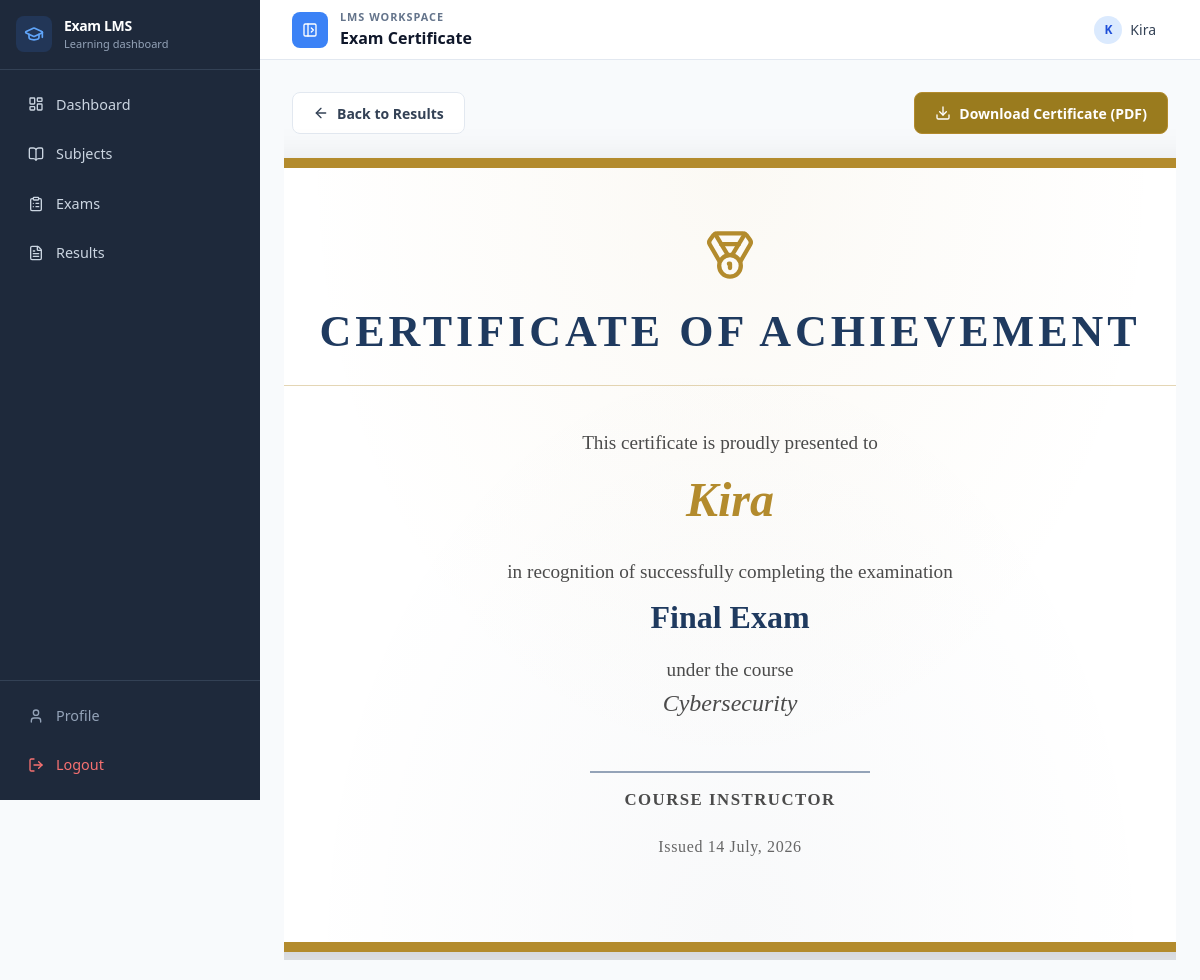
The page /certificate/56/ (signed in) on the database its author committed.
### exam_system/models.py (models this page shows, shortened)
class Exam(models.Model):
    subject = models.ForeignKey(Subject, on_delete=models.CASCADE)
    title = models.CharField(max_length=200)
    description = models.TextField(blank=True, null=True)
    duration = models.IntegerField(null=True, blank=True, help_text="Minutes allowed; ignored when duration_enabled is False.")
    duration_enabled = models.BooleanField(default=True, help_text="When disabled, students have unlimited time.")
    total_questions = models.IntegerField(
        validators=[MaxValueValidator(settings.MAX_QUESTIONS_PER_EXAM)]
    )
    randomize_questions = models.BooleanField(default=True)
    is_active = models.BooleanField(default=True, help_text="Instructors can manually open/close an exam regardless of the time window.")
    questions = models.ManyToManyField('Question', blank=True, related_name='exams')
    is_archived = models.BooleanField(default=False)
    available_from = models.DateTimeField(null=True, blank=True, help_text="Earliest date & time students can start the exam.")
    available_until = models.DateTimeField(null=True, blank=True, help_text="Latest date & time students can start the exam.")

class Subject(models.Model):
    name = models.CharField(max_length=100)
    code = models.CharField(max_length=20, blank=True, null=True)
    description = models.TextField(blank=True, null=True)
    instructor = models.ForeignKey(User, on_delete=models.CASCADE)
    students = models.ManyToManyField(User, related_name="subjects", blank=True)
    created_at = models.DateTimeField(auto_now_add=True, null=True)
    is_archived = models.BooleanField(default=False, db_index=True)
    archived_at = models.DateTimeField(null=True, blank=True)

class ExamAttempt(models.Model):
    STATUS_CHOICES = (
        ('not_started', 'Not Started'),
        ('in_progress', 'In Progress'),
        ('completed', 'Completed'),
    )
    student = models.ForeignKey(User, on_delete=models.CASCADE)
    exam = models.ForeignKey(Exam, on_delete=models.CASCADE)
    status = models.CharField(max_length=20, choices=STATUS_CHOICES, default='not_started')
    score = models.IntegerField(default=0)
    total_questions = models.IntegerField(default=0)
    percentage_score = models.FloatField(default=0.0)
    integrity_score = models.IntegerField(default=100)
    risk_level = models.CharField(max_length=20, default="LOW")
    start_time = models.DateTimeField(auto_now_add=True)
    end_time = models.DateTimeField(null=True, blank=True)
    last_updated = models.DateTimeField(auto_now=True)

### exam_system/decorators.py (the view)
        def wrapper(request, *args, **kwargs):
            try:
                profile = Profile.objects.get(user=request.user)
            except Profile.DoesNotExist:
                if request.headers.get('X-Requested-With') == 'XMLHttpRequest':
                    return JsonResponse({'error': 'Profile not found.'}, status=403)
                messages.error(request, "Profile not found.")
                return redirect('login')
            if profile.role != role:
                if request.headers.get('X-Requested-With') == 'XMLHttpRequest':
                    return JsonResponse({'error': f'Access denied: {role.capitalize()} only.'}, status=403)
                messages.error(request, f"Access denied: {role.capitalize()} only.")
                return redirect('home')
            return view_func(request, *args, **kwargs)

### exam_system/views.py (called while the page is built)
@login_required
@student_required
def certificate(request, result_id):
    result = get_object_or_404(ExamResult, id=result_id, student=request.user)
    attempt = ExamAttempt.objects.filter(student=request.user, exam=result.exam, status='completed').first()
    if not attempt:
        return redirect('my_results')
    return render(request, 'certificate.html', {
        'result': result,
        'attempt': attempt,
        'student': result.student,
        'exam': result.exam,
        'subject': result.exam.subject,
    })

### exam_system/templates/certificate.html (shortened to what this page needs)
{% extends 'base.html' %}
{% load custom_filters %}
{% block page_heading %}Exam Certificate{% endblock %}
{% block content %}
<div class="certificate-wrapper">
    <div class="certificate-actions no-print">
        <a href="{% url 'my_results' %}" class="btn-secondary" onclick="smartBack(this); return false;">
            <i data-lucide="arrow-left" class="w-4 h-4"></i>
            Back to Results
        </a>
        <button id="downloadCertificate" class="btn-primary" type="button">
            <i data-lucide="download" class="w-4 h-4"></i>
            Download Certificate (PDF)
        </button>
    </div>
    <div class="certificate-frame" id="certificate">
        <span class="cert-flourish left" aria-hidden="true">
        </span>
        <span class="cert-flourish right" aria-hidden="true">
        </span>
        <div class="cert-watermark" aria-hidden="true">
        </div>
        <div class="certificate-inner">
            <div class="certificate-header">
                <div class="certificate-logo">
                    <i data-lucide="medal"></i>
                </div>
                <h1 class="certificate-title">Certificate of Achievement</h1>
            </div>
            <div class="certificate-body">
                <p class="certificate-intro">This certificate is proudly presented to</p>
                <div class="certificate-name">{{ student.username }}</div>
                <p class="certificate-intro">in recognition of successfully completing the examination</p>
                <div class="certificate-exam">{{ exam.title }}</div>
                <p class="certificate-intro">under the course</p>
                <div class="certificate-subject">{{ subject.name }}</div>
            </div>
            <div class="certificate-footer">
                <div class="signature-area">
                    <div class="footer-block">
                        <div class="footer-line"></div>
                        <span class="footer-label">Course Instructor</span>
                        <span class="cert-issued">Issued {{ attempt.start_time|date:"d F, Y" }}</span>
                    </div>
                </div>
            </div>
        </div>
    </div>
</div>
{% endblock %}

### exam_system/templates/base.html (shortened to what this page needs)
<!DOCTYPE html>
<html lang="en">
<head>
    <script src="https://cdn.tailwindcss.com"></script>
</head>
<body class="bg-slate-50 font-sans text-slate-900">
    <div class="app-shell">
        <aside id="sidebar" class="sidebar">
            <div class="sidebar-brand flex items-center gap-3 border-b border-slate-700 p-4">
                <a href="{% if user.profile.role == 'instructor' %}{% url 'instructor_dashboard' %}{% else %}{% url 'student_dashboard' %}{% endif %}"
                   class="flex items-center gap-3">
                    <div class="flex h-9 w-9 shrink-0 items-center justify-center rounded-lg bg-blue-500/15 text-blue-400">
                        <i data-lucide="graduation-cap" class="h-5 w-5"></i>
                    </div>
                    <div class="brand-label min-w-0">
                        <h1 class="text-sm font-bold tracking-tight text-white">Exam LMS</h1>
                        <p class="text-[11px] text-slate-400">Learning dashboard</p>
                    </div>
                </a>
            </div>
            <nav class="flex flex-col gap-1 p-3">
                {% if user.is_authenticated %}
                <a href="{% if user.profile.role == 'instructor' %}{% url 'instructor_dashboard' %}{% else %}{% url 'student_dashboard' %}{% endif %}"
                   class="nav-link {% if request.resolver_match.url_name in 'student_dashboard,instructor_dashboard' %}is-active{% endif %}">
                    <i data-lucide="layout-dashboard" class="w-4 h-4"></i>
                    <span class="nav-label">Dashboard</span>
                </a>
                {% if user.profile.role == 'student' %}
                <a href="{% url 'student_subjects' %}"
                   class="nav-link {% if request.resolver_match.url_name in 'student_subjects,manage_subject' %}is-active{% endif %}">
                    <i data-lucide="book-open" class="w-4 h-4"></i>
                    <span class="nav-label">Subjects</span>
                </a>
                <a href="{% url 'available_exams' %}"
                   class="nav-link {% if request.resolver_match.url_name in 'available_exams,already_taken,start_exam' %}is-active{% endif %}">
                    <i data-lucide="clipboard-list" class="w-4 h-4"></i>
                    <span class="nav-label">Exams</span>
                </a>
                <a href="{% url 'my_results' %}"
                   class="nav-link {% if request.resolver_match.url_name in 'my_results,result' %}is-active{% endif %}">
                    <i data-lucide="file-text" class="w-4 h-4"></i>
                    <span class="nav-label">Results</span>
                </a>
                {% endif %}
                {% endif %}
            </nav>
            {% if user.is_authenticated %}
            <div class="mt-auto border-t border-slate-700 p-3 space-y-1">
                <a href="{% url 'profile' %}" class="nav-link text-slate-400">
                    <i data-lucide="user" class="w-4 h-4"></i>
                    <span class="sidebar-footer-label">Profile</span>
                </a>
                <a href="{% url 'login' %}" class="nav-link !text-red-400 hover:!bg-red-900/20">
                    <i data-lucide="log-out" class="w-4 h-4"></i>
                    <span class="sidebar-footer-label">Logout</span>
                </a>
            </div>
            {% endif %}
        </aside>
        <div class="main-content">
            <header class="content-header">
                <button class="toggle-btn" id="sidebarToggle" aria-label="Toggle sidebar">
                    <i data-lucide="panel-left-open" class="w-4 h-4" id="toggleIcon"></i>
                </button>
                <div class="flex-1 flex flex-col">
                    <p class="text-label hidden sm:block">LMS Workspace</p>
                    <h2 class="text-sm font-semibold text-slate-900 sm:text-base">
                        {% block page_heading %}Exam System Dashboard{% endblock %}
                    </h2>
                </div>
                {% if user.is_authenticated %}
                <a href="{% url 'profile' %}" class="flex items-center gap-2 rounded-lg px-3 py-1.5 text-sm font-medium text-slate-700 transition-colors hover:bg-slate-100">
                    <div class="flex h-7 w-7 items-center justify-center rounded-full bg-blue-100 text-xs font-bold text-blue-700">
                        {{ user.username|first|upper }}
                    </div>
                    <span class="hidden sm:inline">{{ user.username }}</span>
                </a>
                {% else %}
                <span class="text-xs font-medium text-slate-400 hidden sm:inline">Secure LMS</span>
                {% endif %}
            </header>
            <main class="flex-1 p-4 md:p-6">
                <div class="w-full">
                    {% block content %}{% endblock %}
                </div>
            </main>
        </div>
    </div>
</body>
</html>

### exam_system/templates/base.html (style rules this page uses)
:root { --sidebar-w: 260px; --sidebar-collapsed: 88px; --primary: #3b82f6; --primary-hover: #2563eb; --danger: #dc2626; --success-bg: #f0fdf4; --success-border: #bbf7d0; --success-text: #166534; --danger-bg: #fef2f2; --danger-border: #fecaca; --danger-text: #b91c1c; --surface: #ffffff; --border: #e2e8f0; --text: #0f172a; --text-muted: #475569; --text-soft: #64748b; }
*, *::before, *::after { box-sizing: border-box; }
html, body { overflow-x: hidden; }
.app-shell { display: flex; min-height: 100vh; }
.sidebar { position: fixed; top: 0; left: 0; width: var(--sidebar-w); height: 100vh; overflow-y: auto; overflow-x: hidden; background: #1e293b; color: white; display: flex; flex-direction: column; transition: width 0.3s cubic-bezier(0.4, 0, 0.2, 1); z-index: 100; }
.main-content { margin-left: var(--sidebar-w); transition: margin-left 0.3s cubic-bezier(0.4, 0, 0.2, 1); display: flex; flex-direction: column; min-width: 0; flex: 1; }
@media screen and (min-width: 1024px) { .sidebar { display: flex !important; } }
@media screen and (min-width: 1024px) { .toggle-btn { display: inline-flex !important; } }
@media screen and (min-width: 1024px) { .main-content { margin-left: var(--sidebar-w) !important; padding-bottom: 0 !important; } }
.nav-link { display: flex; align-items: center; gap: 0.75rem; border-radius: 0.75rem; padding: 0.75rem 1rem; color: #cbd5e1; font-weight: 500; font-size: 0.9rem; transition: background-color 0.18s, color 0.18s; white-space: nowrap; text-decoration: none; }
.content-header { position: sticky; top: 0; z-index: 50; display: flex; align-items: center; gap: 0.75rem; height: 56px; padding: 0 1rem; background: rgba(255,255,255,0.92); backdrop-filter: blur(8px); border-bottom: 1px solid var(--border); }
@media (min-width: 768px) { .content-header { height: 60px; padding: 0 2rem; } }
.toggle-btn { display: inline-flex; align-items: center; justify-content: center; height: 36px; width: 36px; border-radius: 8px; border: none; background: var(--primary); color: #fff; cursor: pointer; transition: background-color 0.2s; flex-shrink: 0; }
.btn-primary { display: inline-flex; align-items: center; gap: 0.5rem; border-radius: 0.375rem; padding: 0.6rem 1.125rem; font-size: 0.875rem; font-weight: 600; cursor: pointer; transition: background-color 0.2s; text-decoration: none; border: none; background: var(--primary); color: #fff; }
.btn-secondary { display: inline-flex; align-items: center; gap: 0.5rem; border-radius: 0.375rem; padding: 0.6rem 1.125rem; font-size: 0.875rem; font-weight: 600; cursor: pointer; transition: background-color 0.2s; text-decoration: none; border: 1px solid var(--border); background: var(--surface-muted); color: var(--text); }
.text-label { font-size: 0.68rem; font-weight: 700; letter-spacing: 0.09em; text-transform: uppercase; color: var(--text-soft); }
#sidebar a { text-decoration: none; }
#sidebar .nav-link { cursor: pointer; }

### rows shown on the page
Exam: title "Final Exam"
Subject: name "Cybersecurity"
ExamAttempt: start_time "14 July, 2026"

### other values the page prints
{{ user.username|first|upper }} "K"
{{ user.username }} "Kira"
{{ student.username }} "Kira"
